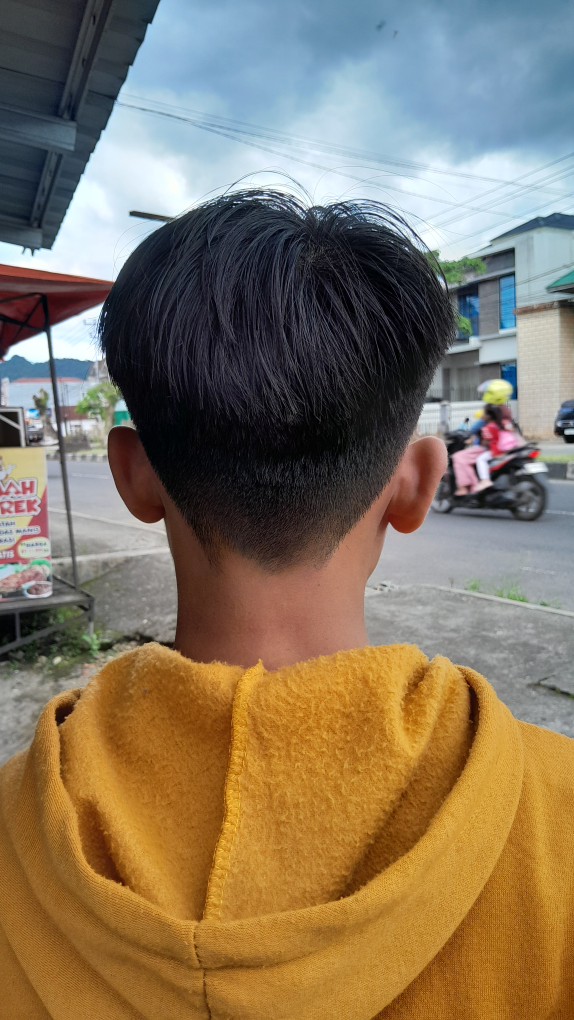
#> input picture Minggu II/Praktikum2/kulit.jpg, 2296 x 4080 px (shown at 1/4 size)
$ python Praktikum2_Minggu2.py
#> lines starting #> are read from the running program, lines starting #| are printed output that depends on the picture; after the words box and inside, x2 and y2 are one past the last pixel; in counts of white or black regions, pixels touching at a corner belong together; long printed decimals are rounded
import cv2
import numpy as np
import matplotlib.pyplot as plt

#=========ANALISIS MODEL WARNA==========

def analyze_color_model_suitability(image, application):

    gray = cv2.cvtColor(image, cv2.COLOR_BGR2GRAY)
    hsv = cv2.cvtColor(image, cv2.COLOR_BGR2HSV)
    ycrcb = cv2.cvtColor(image, cv2.COLOR_BGR2YCrCb)

    if application == "skin_detection":
        cr = ycrcb[:, :, 1]
        cb = ycrcb[:, :, 2]
        mask = ((cr > 135) & (cr < 180) &
                (cb > 85) & (cb < 135))
        return "YCrCb cocok untuk deteksi kulit", mask.astype(np.uint8)*255

    elif application == "shadow_removal":
        v = hsv[:, :, 2]
        equalized = cv2.equalizeHist(v)
        return "HSV cocok untuk manipulasi bayangan", equalized

    elif application == "text_extraction":
        _, thresh = cv2.threshold(gray, 0, 255,
                                  cv2.THRESH_BINARY + cv2.THRESH_OTSU)
        return "Grayscale cukup untuk ekstraksi teks", thresh

    elif application == "object_detection":
        return "RGB cocok untuk deteksi objek", image

    else:
        return "Aplikasi tidak dikenali", image

#==========SIMULASI ALIASING==========

def simulate_image_aliasing(image, factors):

    gray = cv2.cvtColor(image, cv2.COLOR_BGR2GRAY)

    results = {}

    for f in factors:
        downsampled = gray[::f, ::f]

        upsampled = cv2.resize(downsampled,
                               (gray.shape[1], gray.shape[0]),
                               interpolation=cv2.INTER_NEAREST)

        mse = np.mean((gray - upsampled) ** 2)

        results[f] = (upsampled, mse)

    return results

#==========PANGGIL FUNGSI==========

image = cv2.imread("kulit.jpg")
#> image is the input picture: shape (4080, 2296, 3); mean B, G, R 96.4, 117.7, 132.9

# Analisis warna
info, result_img = analyze_color_model_suitability(image, "skin_detection")
#> in analyze_color_model_suitability, `gray = cv2.cvtColor(image, cv2.COLOR_BGR2GRAY)`:
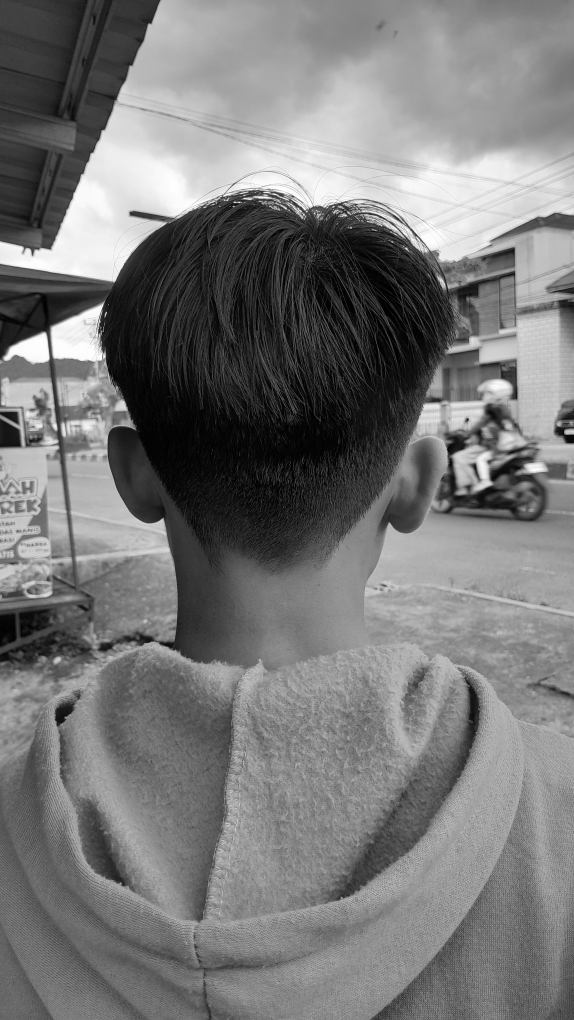
#> gray: shape (4080, 2296) (shown at 1/4 size); min 0, max 255, mean 119.8
#> in analyze_color_model_suitability, `hsv = cv2.cvtColor(image, cv2.COLOR_BGR2HSV)`: hsv: shape (4080, 2296, 3); mean H, S, V 63.4, 113.5, 147.4
#> in analyze_color_model_suitability, `ycrcb = cv2.cvtColor(image, cv2.COLOR_BGR2YCrCb)`: ycrcb: shape (4080, 2296, 3); mean of channels 0, 1, 2 119.8, 137.3, 114.8
#> in analyze_color_model_suitability, `cr = ycrcb[:, :, 1]`:
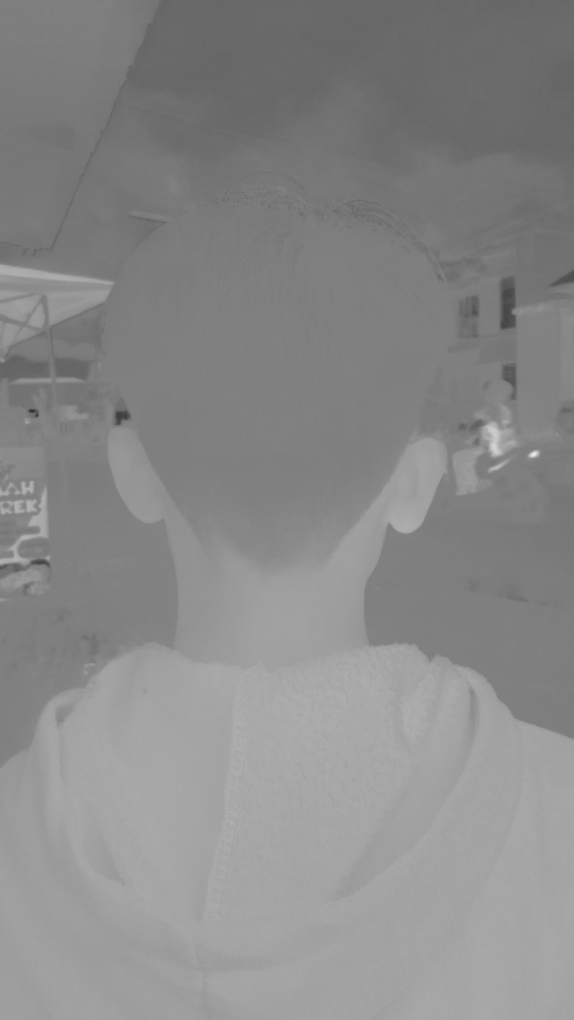
#> cr: shape (4080, 2296) (shown at 1/4 size); min 43, max 236, mean 137.3
#> in analyze_color_model_suitability, `cb = ycrcb[:, :, 2]`:
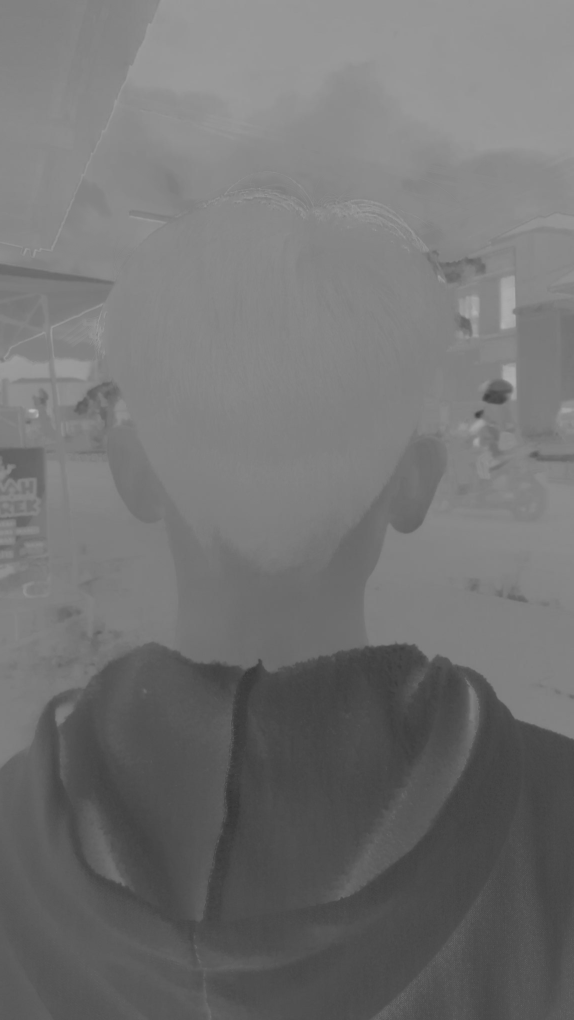
#> cb: shape (4080, 2296) (shown at 1/4 size); min 49, max 186, mean 114.8
#> in analyze_color_model_suitability, `mask = ((cr > 135) & (cr < 180) & (cb > 85) & (cb < 135))`:
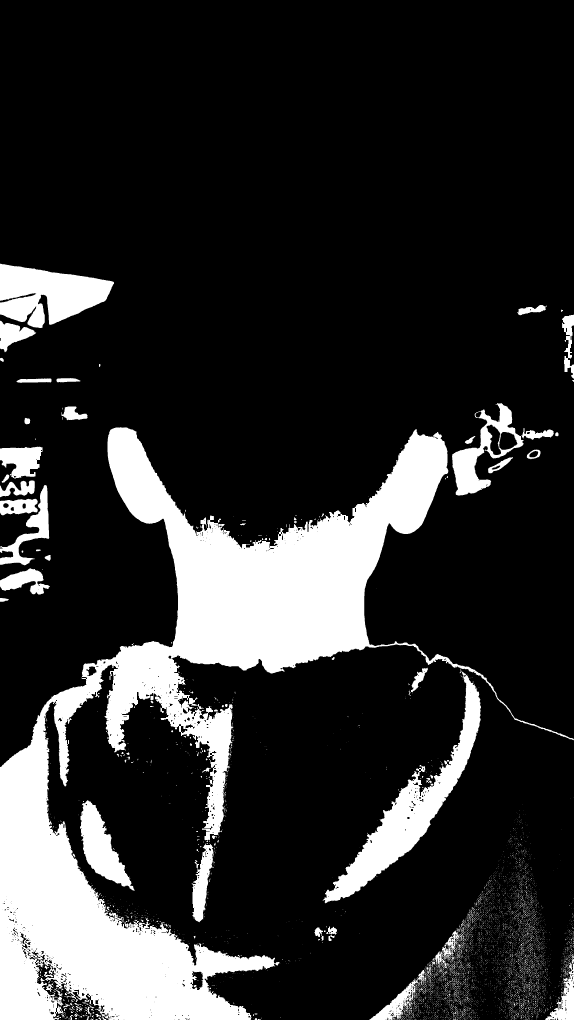
#> mask: shape (4080, 2296) bool (shown at 1/4 size); 17.7% white; 5950 white regions (5586 under 20 px), largest, box (x1, y1, x2, y2) and area: (0, 1709, 2296, 4080) 1233901, (1290, 2687, 1924, 3614) 108779, (0, 1055, 456, 1312) 74439
#> info = 'YCrCb cocok untuk deteksi kulit'
print(info)
#| YCrCb cocok untuk deteksi kulit

plt.imshow(result_img, cmap='gray')
plt.title("Hasil Analisis Warna")
plt.show()


# Simulasi aliasing
aliasing = simulate_image_aliasing(image, [2,4,8])
#> the loop in simulate_image_aliasing, `for f in factors:` made 3 passes
#> mse on passes 1 to 3: 20.44, 38.92, 51.48
#> pass 2, in simulate_image_aliasing, `downsampled = gray[::f, ::f]`:
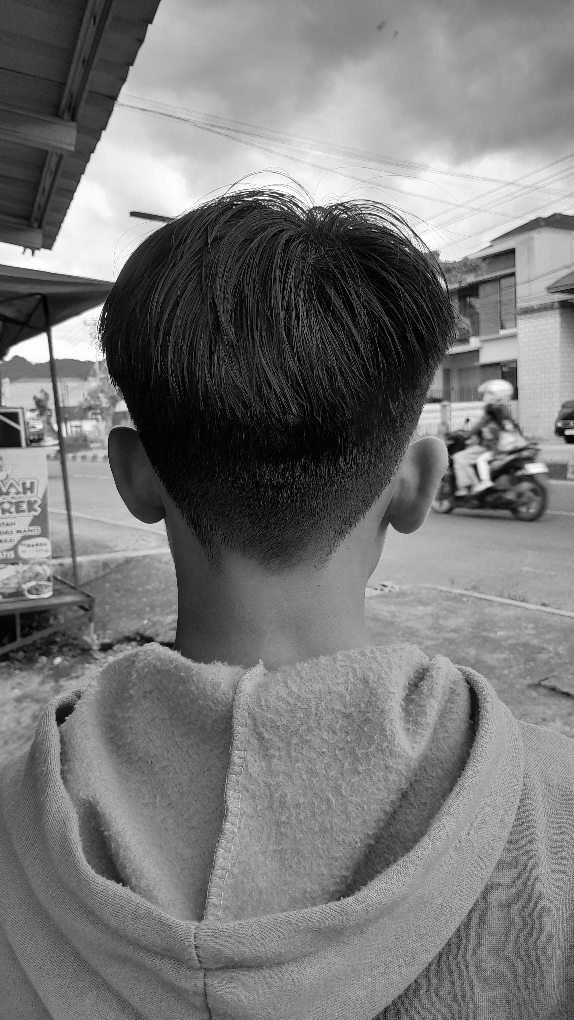
#> downsampled: shape (1020, 574); min 0, max 255, mean 119.8
#> after the loop in simulate_image_aliasing, `for f in factors:`:
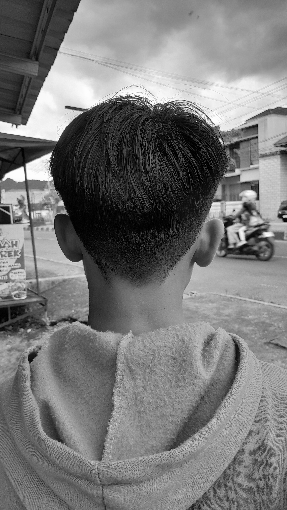
#> downsampled: shape (510, 287); min 0, max 255, mean 119.8
#> after the loop in simulate_image_aliasing, `for f in factors:`: results = 3 items
#> aliasing = 3 items

for factor in aliasing:
    print("Factor:", factor)
    print("MSE:", aliasing[factor][1])

    plt.imshow(aliasing[factor][0], cmap='gray')
    plt.title(f"Downsampling factor {factor}")
    plt.show()
#> this loop made 3 passes
#> factor on passes 1 to 3: 2, 4, 8
#| Factor: 2
#| MSE: 20.439
#| Factor: 4
#| MSE: 38.918
#| Factor: 8
#| MSE: 51.485
